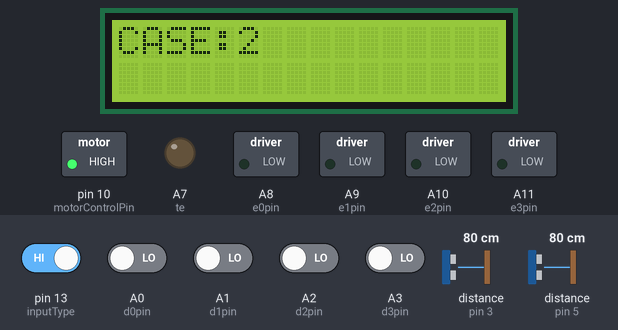
The sketch below on a simulated Arduino Mega 2560, built with avr-gcc and run on an emulated ATmega2560. Parts: 16×2 character LCD, switched loads named in the sketch (green lamp = pin HIGH), output pins drawn as LEDs (lit = HIGH). Wiring (inferred from the names in the program): 2 × ultrasonic range finder: trigger pin 2, echo pin 3 / trigger pin 4, echo pin 5. Dashed ring = blinking. Inputs (shaded band) come from the test bench; at power-on: pin 13 (inputType) HIGH, A0 (d0pin), A1 (d1pin), A2 (d2pin), A3 (d3pin) LOW, distance to the obstacle (sensors on pin 3, pin 5) 80 cm. The echo pulse lasts 58.3 µs per cm; pins used as bus, display or sensor lines are not drawn; what the sketch prints to the serial monitor is not drawn.

Above: at 1.2 s.
1.3 s: distance to the obstacle (sensor on pin 3) set to 19 cm
2.8 s: distance to the obstacle (sensor on pin 3) set to 15 cm
At 4.3 s:
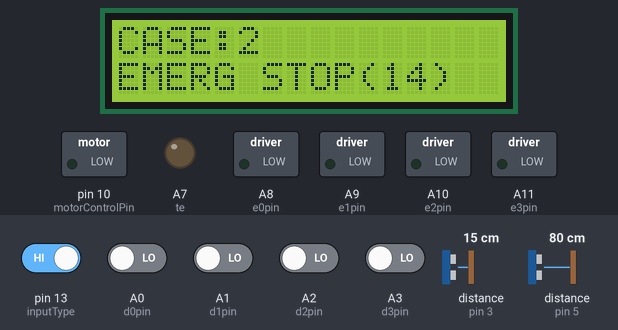
4.6 s: distance to the obstacle (sensor on pin 5) set to 17 cm
6.1 s: distance to the obstacle (sensor on pin 5) set to 15 cm
At 6.6 s:
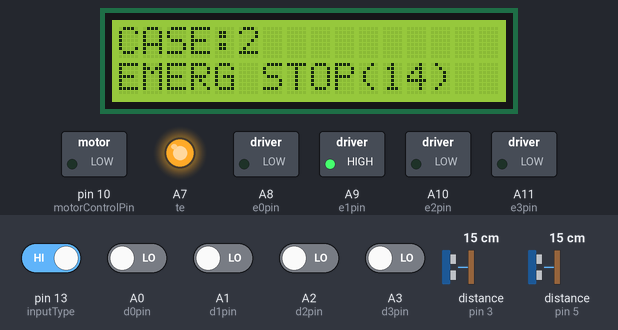
9.2 s: pin 13 (inputType) driven LOW
At 10.3 s:
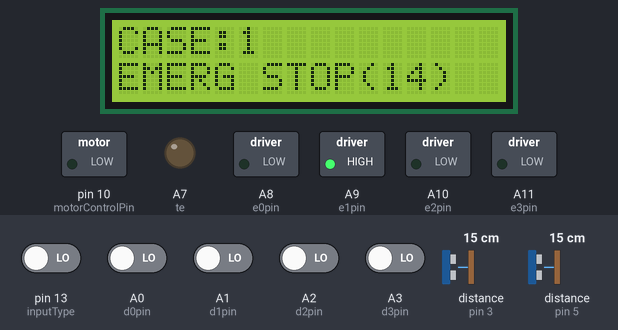
10.8 s: pin 13 (inputType) driven HIGH
At 11.2 s:
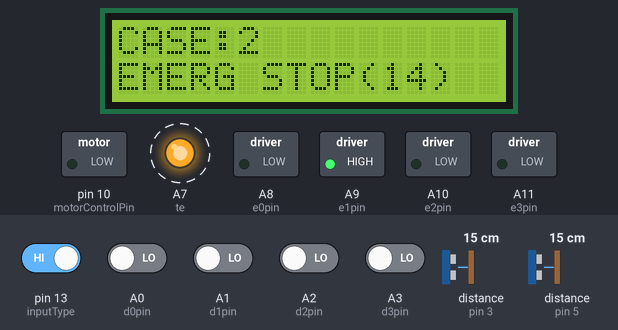
Timing chart, 0 to 14.9 s (numbered marks = the images above; inputs shaded):
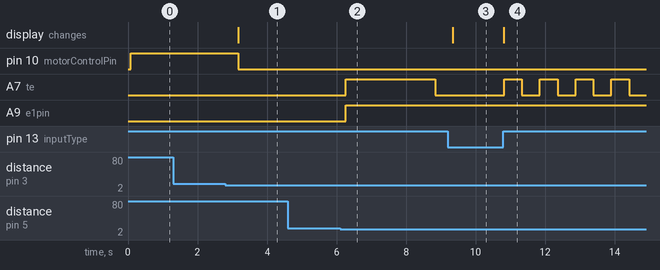

The sketch:

car1.ino
```cpp
#include <LiquidCrystal.h>

//  TRAFFIC LIGHT USING LIFI
// AUTHOR: Sumeer Subramanian (sumeer@unixindia.com)
// Meenakshi Engineering College

//TOP LEVEL DEBUG CONTROL

int debug=1;

//BOARD DEFINES FRONT: DECOEDER
int d0pin=A0;
int d1pin=A1;
int d2pin=A2;
int d3pin=A3;

//BOARD DEFINES BACK: ENCODER
int e0pin=A8;
int e1pin=A9;
int e2pin=A10;
int e3pin=A11;

const int te=A7;
const int vt=A5;

const int FUsonicTrigger=2;
const int FUsonicEcho=3;
const int BUsonicTrigger=4;
const int BUsonicEcho=5;
int motorControlPin=10;


const String strSTOP="01";
const String strGO="10";
const String delay10="00";
const String delay20="01";
const String delay30="10";
const String delay40="11";

//LiquidCrystal(rs, enable, d4, d5, d6, d7)
LiquidCrystal lcd(12, 11, 6, 7, 8, 9);

//OUTPUT CONSTANTS

const String lcdStrSignalSTOP="SIGNAL STOP";
const String lcdStrSignalGO="SIGNAL GO  ";
const String lcdStrEmerSTOP="EMERG STOP";
const String lcdStrEmerGO="               ";

const int case2Distance=15; //cms for obstruction OR cms for back side car
const int usonicTriggerDelay=1000;

//pin 4
// Low =>
const int inputType=13;//Photo detector vs Ultrasonic input choice.

int d0val=0;
int d1val=0;
int d2val=0;
int d3val=0;

//================== START OF CODE ========================
void setup ()
{

   pinMode (d0pin,INPUT);
   pinMode (d1pin,INPUT);
   pinMode (d2pin,INPUT);
   pinMode (d3pin,INPUT);
   pinMode(e0pin,OUTPUT);
   pinMode(e1pin,OUTPUT);
   pinMode(e2pin,OUTPUT);
   pinMode(e3pin,OUTPUT);
   pinMode(te,OUTPUT);
   pinMode(vt,INPUT);
   pinMode(FUsonicTrigger,OUTPUT);
   pinMode(FUsonicEcho,INPUT);
   pinMode(BUsonicTrigger,OUTPUT);
   pinMode(BUsonicEcho,INPUT);
   pinMode(motorControlPin,OUTPUT);
   lcd.begin(16, 2);
   Serial.begin(115200);

   pinMode(inputType,INPUT);
}

void debugPrint(String dat)
{
   if ( debug == 1 ) { Serial.println(dat); }
}
void controlMotor(int control)
/*
+---------+-------------+
| control |    Notes    |
+---------+-------------+
|       0 | Stop motor  |
|       1 | Start motor |
+---------+-------------+
*/
{

   digitalWrite(motorControlPin,control);


}

void lcdOutput(String data,int line)
{

  line--;
  lcd.setCursor(0,line);
  lcd.print(data);

}


void sendSignal(String signal, String timer)
{

/*
SIGNAL DEFINITION REFERENCE:
+----+----+----+----+-------------------------------------+
| d0 | d1 | d2 | d3 |                INFO                 |
+----+----+----+----+-------------------------------------+
|  0 |  0 | X  | X  | NOT USED                            |
|  0 |  1 | X  | X  | STOP (d2,d3 defines the delay time) |
|  1 |  0 | X  | X  | GO (d2,d3 defines the delay time)   |
|  1 |  1 | X  | X  | SLOW                                |
+----+----+----+----+-------------------------------------+

in case of SLOW d0=1 d1=1 the next two bits define the below:

+----+----+----+-----+--------------------------------------------+
| d0 | d1 | d2 | d3  |                   notes                    |
+----+----+----+-----+--------------------------------------------+
|  1 |  1 |  0 |   1 | Transmission from Front Light of CAR       |
|  1 |  1 |  1 |   0 | Information from street light to SLOW DOWN |
+----+----+----+-----+--------------------------------------------+


*/

  int e0val=0, e1val=0,e2val=0,e3val=0;
  e0val=signal[0]-'0';
  e1val=signal[1]-'0';

  e2val=timer[0] - '0';
  e3val=timer[1] - '0';

  // The TE pin of encoder HT12E is active when LOW. We use a transistor to reverse this
  // so that TE  becomes an active HIGH instead of active LOW.

  digitalWrite(te,LOW); //disable transmission of encoder
  digitalWrite(e0pin,e0val);
  digitalWrite(e1pin,e1val);
  digitalWrite(e2pin,e2val);
  digitalWrite(e3pin,e3val);
  digitalWrite(te,HIGH); // enable encoder transmission

}


void loop ()
{

 //Start reading the input

 //We first decide if this is case 1 (photo detector) or case 2 (ultrasonic sensor)

  int tmpInt=0;
  String tmpStr;
  String strDistance;

  //BELOW are the variables to be populated for data cascading
  String lcdData;//To be printed in LCD
  int motorControlValue=1; //By default motor is running
  String cascadeSignal;
  String cascadeSignalDelay,cmdTimer;

  debugPrint("====== LOOP START  ========");
  if (digitalRead(inputType) == LOW)
  {
   //case 1: Photodetector
   debugPrint("CASE1");
   lcdOutput("CASE:1",1);
   //if (pulseIn(vt,HIGH,1000) > 1) //If we see a VT transmission, we got an input from photodiode
   if (1) //If we see a VT transmission, we got an input from photodiode
   {
     debugPrint("GOT VT");
     int d0=0,d1=0,d2=0,d3=0;
     d0=digitalRead(d0pin);
     d1=digitalRead(d1pin);
     d2=digitalRead(d2pin);
     d3=digitalRead(d3pin);

     tmpStr=String(char(d0+'0'))+String(char(d1+'0'))+String(char(d2+'0'))+String(char(d3+'0'));
     debugPrint("DECODER says:"+tmpStr);

     if (( d0 == 1 ) && ( d1 == 1 ) && ( d2 == 1 ) && ( d3 == 1 )) { return; }
     if (( d0 == 0 ) && ( d1 == 0 ) && ( d2 == 0 ) && ( d3 == 0 )) { return; }


     String command=tmpStr.substring(0,2);
     String cmdTimer=tmpStr.substring(2,4);
     debugPrint("got command:"+command);
     debugPrint("Got delay:" + cmdTimer);
     if (command == strSTOP )
     {  lcdData=lcdStrSignalSTOP;
        motorControlValue=0;
        cascadeSignal=strSTOP;
        cascadeSignalDelay=cmdTimer;
     }
     if (command == strGO )
     {   lcdData=lcdStrSignalGO;
         motorControlValue=1;
         cascadeSignal=strGO;
         cascadeSignalDelay=cmdTimer;

     }
     delay(1000);
   }//of pulse vt
  }
  else
  {
    //case 2#
    Serial.print("CASE2\n");

    lcdOutput("CASE:2",1);
    digitalWrite(FUsonicTrigger, HIGH);
    delayMicroseconds (usonicTriggerDelay);
    digitalWrite(FUsonicTrigger, LOW);
    int duration = pulseIn(FUsonicEcho, HIGH);
    int distance = abs((duration/2)/29.1);
    if (distance <1 ) return;
    tmpStr=String(distance);
    strDistance=tmpStr;
    debugPrint("Got FUS distance as:" + tmpStr);
    if ( distance  <= case2Distance )
    {
      lcdData=lcdStrEmerSTOP+"("+strDistance+")         ";
      motorControlValue=0;
      cascadeSignal=strSTOP;
      cascadeSignalDelay="00";

    }
    else
    {
      lcdData=lcdStrEmerGO;
      motorControlValue=1;
      cascadeSignal=strGO;
      cascadeSignalDelay="00";

    }

  }

  //We have received data.
  //do actions

   debugPrint("LCD DISPLAY:"+lcdData);
   debugPrint("MOTOR CONTOL:" +String(motorControlValue));

   lcdOutput(lcdData,2);
   controlMotor(motorControlValue);

   {//Begin looking for back car.
    debugPrint("TAIL CAR LOGIC BEGIN");
    digitalWrite(BUsonicTrigger, HIGH);
    delayMicroseconds (usonicTriggerDelay);
    digitalWrite(BUsonicTrigger, LOW);
    int duration = pulseIn(BUsonicEcho, HIGH);
    int distance = abs((duration/2)/29.1);
    if (distance < 1 ) return; // we ignore spurious untriggered values
    tmpStr=String(distance);
//    debugPrint("yes");
    debugPrint("Got BUS distance as: "+tmpStr);

    if ( distance < case2Distance)
    {
      debugPrint("CAR in TAIL");
      sendSignal(cascadeSignal,cascadeSignalDelay);
      debugPrint("SEND data to tail car");
    }
    else
    {
       digitalWrite(te,LOW);
       debugPrint("STOP data to tail car");
    }
//    Serial.print("TAIL CAR LOGIC END\n");
   }
   delay(500);
//   Serial.print("  ");
     debugPrint("######## LOOP END  ========\n");
}
```

Measured:
- the behaviour switches between 17 and 16 cm on distance to the obstacle (sensor on pin 3) (found by bisection; images 0 and 1)
- the behaviour switches between 16 and 15 cm on distance to the obstacle (sensor on pin 5) (found by bisection; images 1 and 2)
- after the input at 1.3 s, every drawn part: stays the same
- after the input at 2.8 s, pin 10 (motorControlPin): HIGH → LOW after 0.37 s; the display: changes after 0.38 s (image 1)
- after the input at 4.6 s, every drawn part: stays the same
- after the input at 6.1 s, A7 (te): LOW → HIGH after 0.17 s, → LOW 2.6 s later; A9 (e1pin): LOW → HIGH after 0.17 s
- after the input at 9.2 s, A7 (te): stays LOW (without the input it goes to HIGH after 0.15 s); the display: changes after 0.14 s (image 3)
- after the input at 10.8 s, A7 (te): alternates HIGH for 0.51 s and LOW for 0.51 s, starting at once; the display: changes at once (image 4)
